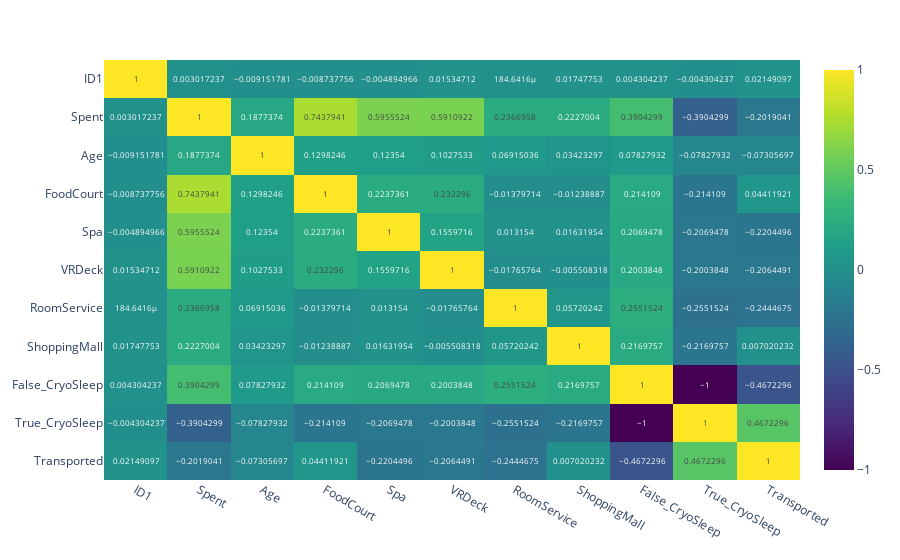

The code cell stored with this chart in its notebook:
### Markdown cell above
### We can check again for positive and negative correlations, trying to understand which way it will tilt the prediction again, people that spent less time in the Spa, VRDeck and in the room where less likely to get transported, all factors with significant weight.

### Code cell
fig = px.imshow(train[["ID1",
                       "Spent",
                       "Age",
                       "FoodCourt", 
                       "Spa", 
                       "VRDeck", 
                       "RoomService", 
                       "ShoppingMall",
                       "False_CryoSleep", 
                       "True_CryoSleep",
                       "Transported"]].corr() ,text_auto=True, aspect="auto" , color_continuous_scale = "viridis")
sns.set_context("poster")
fig.show()

### Figure 1 — Plotly figure (JSON) as saved in the notebook; plotly's stock layout.template omitted (floating-point values rounded to 4 significant figures)
{"data": [{"coloraxis": "coloraxis", "hovertemplate": "x: %{x}<br>y: %{y}<br>color: %{z}<extra></extra>", "name": "0", "texttemplate": "%{z}", "type": "heatmap", "x": ["ID1", "Spent", "Age", "FoodCourt", "Spa", "VRDeck", "RoomService", "ShoppingMall", "False_CryoSleep", "True_CryoSleep", "Transported"], "xaxis": "x", "y": ["ID1", "Spent", "Age", "FoodCourt", "Spa", "VRDeck", "RoomService", "ShoppingMall", "False_CryoSleep", "True_CryoSleep", "Transported"], "yaxis": "y", "z": [[1, 0.003017, -0.009152, -0.008738, -0.004895, 0.01535, 0.0001846, 0.01748, 0.004304, -0.004304, 0.02149], [0.003017, 1, 0.1877, 0.7438, 0.5956, 0.5911, 0.2367, 0.2227, 0.3904, -0.3904, -0.2019], [-0.009152, 0.1877, 1, 0.1298, 0.1235, 0.1028, 0.06915, 0.03423, 0.07828, -0.07828, -0.07306], [-0.008738, 0.7438, 0.1298, 1, 0.2237, 0.2323, -0.0138, -0.01239, 0.2141, -0.2141, 0.04412], [-0.004895, 0.5956, 0.1235, 0.2237, 1, 0.156, 0.01315, 0.01632, 0.2069, -0.2069, -0.2204], [0.01535, 0.5911, 0.1028, 0.2323, 0.156, 1, -0.01766, -0.005508, 0.2004, -0.2004, -0.2064], [0.0001846, 0.2367, 0.06915, -0.0138, 0.01315, -0.01766, 1, 0.0572, 0.2552, -0.2552, -0.2445], [0.01748, 0.2227, 0.03423, -0.01239, 0.01632, -0.005508, 0.0572, 1, 0.217, -0.217, 0.00702], [0.004304, 0.3904, 0.07828, 0.2141, 0.2069, 0.2004, 0.2552, 0.217, 1, -1.0, -0.4672], [-0.004304, -0.3904, -0.07828, -0.2141, -0.2069, -0.2004, -0.2552, -0.217, -1.0, 1, 0.4672], [0.02149, -0.2019, -0.07306, 0.04412, -0.2204, -0.2064, -0.2445, 0.00702, -0.4672, 0.4672, 1]]}], "layout": {"coloraxis": {"colorscale": [[0, "#440154"], [0.1111, "#482878"], [0.2222, "#3e4989"], [0.3333, "#31688e"], [0.4444, "#26828e"], [0.5556, "#1f9e89"], [0.6667, "#35b779"], [0.7778, "#6ece58"], [0.8889, "#b5de2b"], [1, "#fde725"]]}, "margin": {"t": 60}, "xaxis": {"anchor": "y", "domain": [0, 1]}, "yaxis": {"anchor": "x", "autorange": "reversed", "domain": [0, 1]}}}
